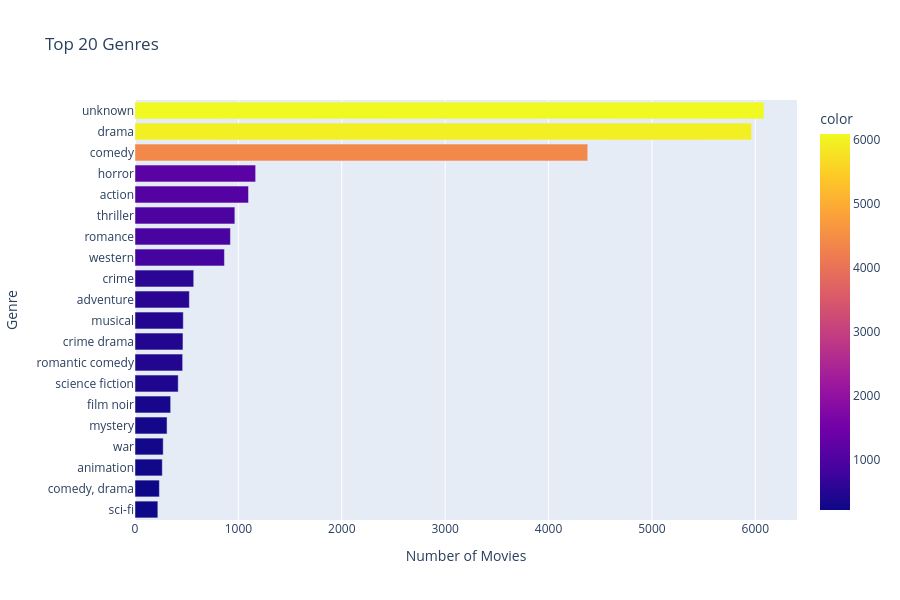

Notebook cell for this chart:
### Code cell
top_genres = df["Genre"].value_counts().head(20)
fig = px.bar(
    top_genres, orientation="h",
    title="Top 20 Genres",
    labels={"index": "Genre", "value": "Number of Movies"},
    color=top_genres.values,
    color_continuous_scale="Plasma"
)
fig.update_layout(height=600, yaxis=dict(autorange="reversed"))
fig.show()

### Figure 1 — Plotly figure (JSON) as saved in the notebook; plotly's stock layout.template omitted (floating-point values rounded to 4 significant figures)
{"data": [{"hovertemplate": "Number of Movies=%{x}<br>Genre=%{y}<br>color=%{marker.color}<extra></extra>", "legendgroup": "", "marker": {"color": [6083, 5964, 4379, 1167, 1098, 966, 923, 865, 568, 526, 467, 464, 461, 418, 345, 310, 273, 264, 236, 221], "coloraxis": "coloraxis", "pattern": {"shape": ""}}, "name": "", "orientation": "h", "showlegend": false, "textposition": "auto", "type": "bar", "x": [6083, 5964, 4379, 1167, 1098, 966, 923, 865, 568, 526, 467, 464, 461, 418, 345, 310, 273, 264, 236, 221], "xaxis": "x", "y": ["unknown", "drama", "comedy", "horror", "action", "thriller", "romance", "western", "crime", "adventure", "musical", "crime drama", "romantic comedy", "science fiction", "film noir", "mystery", "war", "animation", "comedy, drama", "sci-fi"], "yaxis": "y"}], "layout": {"barmode": "relative", "coloraxis": {"autocolorscale": false, "colorbar": {"title": {"text": "color"}}, "colorscale": [[0.0, "#0d0887"], [0.1111, "#46039f"], [0.2222, "#7201a8"], [0.3333, "#9c179e"], [0.4444, "#bd3786"], [0.5556, "#d8576b"], [0.6667, "#ed7953"], [0.7778, "#fb9f3a"], [0.8889, "#fdca26"], [1.0, "#f0f921"]]}, "height": 600, "legend": {"tracegroupgap": 0}, "title": {"text": "Top 20 Genres"}, "xaxis": {"anchor": "y", "domain": [0.0, 1.0], "title": {"text": "Number of Movies"}}, "yaxis": {"anchor": "x", "autorange": "reversed", "domain": [0.0, 1.0], "title": {"text": "Genre"}}}}
